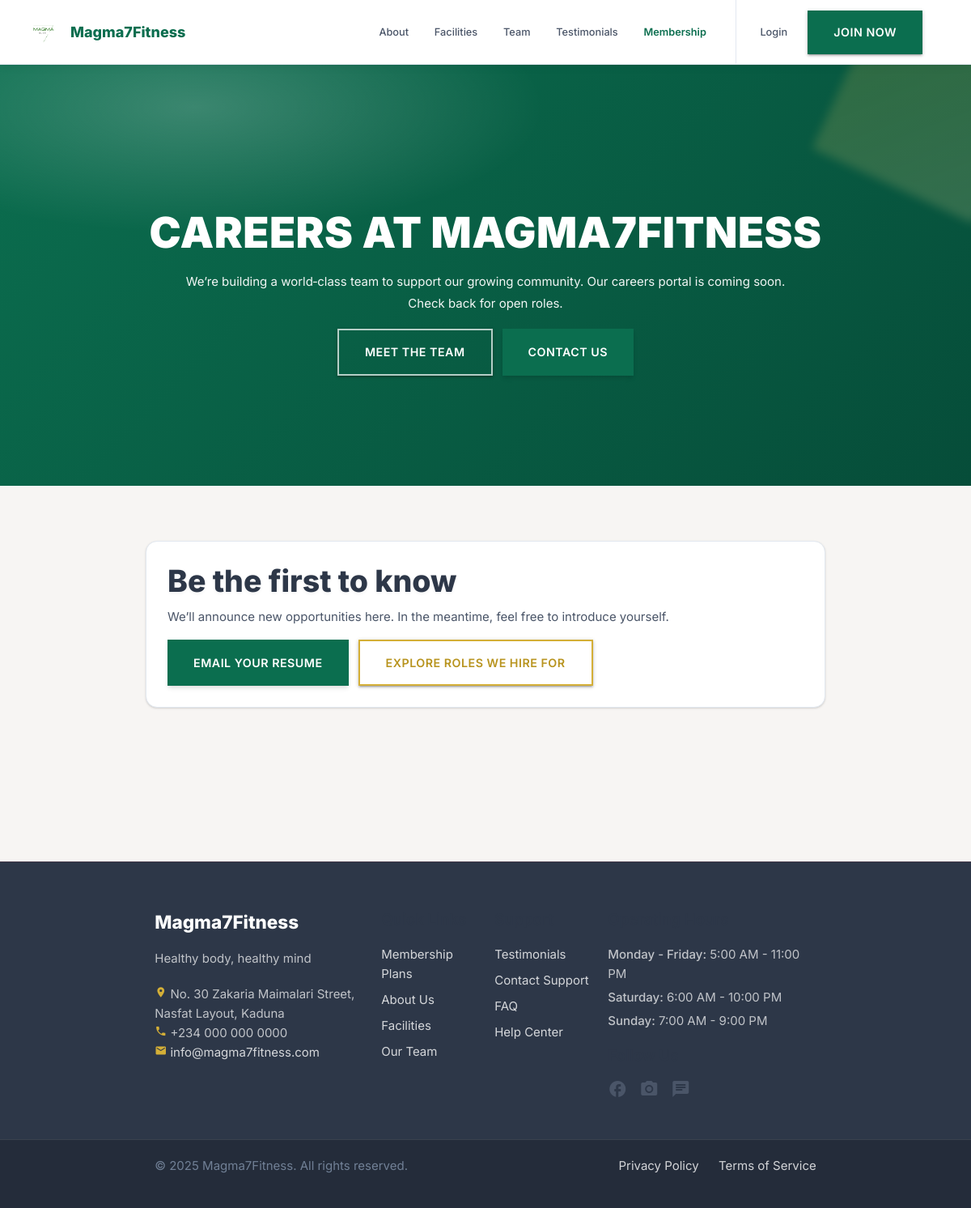
The app's page /careers/ with its own data.
### cms/models.py (models this page shows, shortened)
class SiteSettings(models.Model):
    brand_name = models.CharField(max_length=100, default='Magma7Fitness')
    tagline = models.CharField(max_length=200, blank=True)
    logo = models.ImageField(upload_to='branding/', blank=True, null=True, help_text='Upload logo (PNG/SVG with transparent background)')
    logo_url = models.URLField(blank=True, help_text='OR provide logo URL')
    favicon = models.FileField(upload_to='branding/', blank=True, null=True, help_text='Upload favicon (.ico or .png, 32x32 or 64x64 pixels)', validators=[FileExtensionValidator(allowed_extensions=['ico', 'png'])])
    favicon_url = models.URLField(blank=True, help_text='OR provide favicon URL')
    phone = models.CharField(max_length=30, blank=True)
    email = models.EmailField(blank=True)
    address = models.CharField(max_length=255, blank=True)
    hero_headline = models.CharField(max_length=200, blank=True)
    hero_subtext = models.TextField(blank=True)
    hero_cta_text = models.CharField(max_length=50, blank=True)
    hero_cta_url = models.CharField(max_length=200, blank=True)
    hero_image_url = models.URLField(blank=True)
    free_guide_text = models.CharField(max_length=50, default='Get Now', help_text='Text shown on the free guide button')
    free_guide_url = models.URLField(blank=True, help_text='URL to download or access the free guide (PDF, form, etc.)')
    free_guide_title = models.CharField(max_length=100, default='Free Fitness Guide', blank=True, help_text='Title of the free guide for admin reference')
    free_guide_description = models.TextField(blank=True, help_text='Description of what the free guide contains')
    cta_headline = models.CharField(max_length=200, default='Ready to Start?', help_text='Main headline for CTA section')
    cta_description = models.TextField(default='Join thousands of satisfied members who have transformed their lives at Magma7Fitness', help_text='Description text for CTA section')
    cta_image_url = models.URLField(blank=True, help_text='Background or feature image for CTA section')
    cta_primary_text = models.CharField(max_length=50, default='Sign Up Today', help_text='Text for primary CTA button')
    cta_primary_url = models.CharField(max_length=200, default='/accounts/signup/', help_text='URL for primary CTA button')
    cta_secondary_text = models.CharField(max_length=50, default='Learn More', help_text='Text for secondary CTA button')
    cta_secondary_url = models.CharField(max_length=200, default='/about/', help_text='URL for secondary CTA button')
    primary_color = models.CharField(max_length=7, default='#0b6e4f')  # green
    accent_color = models.CharField(max_length=7, default='#d4af37')   # gold
    light_color = models.CharField(max_length=7, default='#ffffff')    # white
    dark_bg = models.CharField(max_length=7, default='#121416')
    card_bg = models.CharField(max_length=7, default='#1d1f21')
    hero_stat1_icon = models.CharField(max_length=50, default='groups', help_text='Material icon name for first stat')
    hero_stat1_number = models.CharField(max_length=20, default='970+', help_text='Number to display (e.g., 970+, 1K+)')
    hero_stat1_label = models.CharField(max_length=50, default='Members', help_text='Label for first stat')
    hero_stat2_icon = models.CharField(max_length=50, default='sports_gymnastics', help_text='Material icon name for second stat')
    hero_stat2_number = models.CharField(max_length=20, default='135+', help_text='Number to display (e.g., 135+, 200+)')
    hero_stat2_label = models.CharField(max_length=50, default='Programs', help_text='Label for second stat')
    hero_stat3_icon = models.CharField(max_length=50, default='workspace_premium', help_text='Material icon name for third stat')
    hero_stat3_number = models.CharField(max_length=20, default='105+', help_text='Number to display (e.g., 105+, 50+)')
    hero_stat3_label = models.CharField(max_length=50, default='Trainers', help_text='Label for third stat')
    def get_logo_url(self):
        if self.logo:
            return self.logo.url
        return self.logo_url or ''
    def get_favicon_url(self):
        if self.favicon:
            return self.favicon.url
        return self.favicon_url or ''

### core/views.py (the view)
# urls.py: path('careers/', views.careers, name='careers'),
def careers(request):
    return render(request, 'core/careers.html')

### cms/context_processors.py (called while the page is built)
def site_settings(request):
    try:
        settings = SiteSettings.objects.get(pk=1)
    except SiteSettings.DoesNotExist:
        settings = SiteSettings()
    return {
        'site_settings': settings
    }

### core/context_processors.py (called while the page is built)
def settings_vars(request):
    currency = getattr(settings, 'CURRENCY', 'NGN')
    symbols = {
        'NGN': '₦',
        'USD': '$',
        'EUR': '€',
        'GBP': '£',
    }
    return {
        'SITE_NAME': getattr(settings, 'SITE_NAME', 'Magma7Fitness'),
        'CURRENCY': currency,
        'CURRENCY_SYMBOL': symbols.get(currency.upper(), ''),
        'PAYMENTS_ENABLED': getattr(settings, 'PAYMENTS_ENABLED', False),
        'PAYMENT_PROVIDER': getattr(settings, 'PAYMENT_PROVIDER', 'paystack'),
    }

### notifications/context_processors.py (called while the page is built)
def unread_notifications(request):
    if request.user.is_authenticated:
        return {
            'unread_notifications_count': request.user.notifications.filter(is_read=False).count()
        }
    return {'unread_notifications_count': 0}

### core/templates/core/careers.html (shortened to what this page needs)
{% extends 'base.html' %}
{% block content %}
<section style="width: 100vw; margin-left: calc(-50vw + 50%); min-height: 65vh; display: flex; align-items: center; justify-content: center; text-align: center; position: relative; overflow: hidden; padding: 120px 20px 80px; background: linear-gradient(135deg, #0b6e4f 0%, #064d39 100%);">
  <div style="position:absolute; inset:0; opacity:.2; background: radial-gradient(60% 50% at 20% 10%, #fff, transparent 60%);"></div>
  <div style="max-width: 900px; margin: 0 auto; position: relative; z-index: 2;">
    <h1 style="font-size: clamp(2.2rem, 5vw, 3.5rem); font-weight: 900; color: white; margin: 0 auto 1rem auto; text-transform: uppercase; letter-spacing: .5px;">Careers at Magma7Fitness</h1>
    <p style="color: rgba(255,255,255,.95); font-size: clamp(1rem, 1.2vw, 1.2rem); max-width: 760px; margin: 0 auto 1.2rem auto; line-height: 1.8;">
      We’re building a world‑class team to support our growing community. Our careers portal is coming soon. Check back for open roles.
    </p>
    <div style="margin-top: 18px; display:flex; gap:12px; justify-content:center; flex-wrap:wrap;">
      <a href="/team/" class="btn btn-outline waves-effect" style="background: transparent; color: #fff; border:2px solid rgba(255,255,255,.7);">Meet the Team</a>
      <a href="/contact/" class="btn btn-primary waves-effect waves-light">Contact Us</a>
    </div>
  </div>
  <div style="position:absolute; right:-60px; top:-60px; width: 220px; height:220px; background: linear-gradient(135deg, #d4af37, #f4e49c); opacity:.18; transform: rotate(25deg); filter: blur(6px);"></div>
</section>
<section class="section" style="padding: 60px 0; background: var(--light-bg);">
  <div class="container" style="max-width: 900px;">
    <div class="card" style="border-radius: 14px; padding: 26px;">
      <h3 style="margin:0 0 10px 0; font-weight:800; color: var(--text-primary);">Be the first to know</h3>
      <p style="margin:0 0 16px 0; color: var(--text-secondary);">We’ll announce new opportunities here. In the meantime, feel free to introduce yourself.</p>
      <div style="display:flex; gap:12px; flex-wrap:wrap;">
        <a class="btn btn-primary" href="mailto:careers@magma7fitness.com">Email your resume</a>
        <a class="btn btn-outline" href="/team/">Explore roles we hire for</a>
      </div>
    </div>
  </div>
</section>
{% endblock %}

### templates/base.html (shortened to what this page needs)
{% load static %}
<!DOCTYPE html>
<html lang="en">
<head>
  <link href="https://cdnjs.cloudflare.com/ajax/libs/materialize/1.0.0/css/materialize.min.css" rel="stylesheet">
  <link href="{% static 'css/styles.css' %}" rel="stylesheet">
 </head>
<body>
  <nav class="navbar-main">
    <div class="navbar-container">
      <a href="/" class="navbar-logo">
        {% if site_settings.get_logo_url %}
          <img src="{{ site_settings.get_logo_url }}" alt="{{ site_settings.brand_name|default:'Magma7Fitness' }}" class="logo-img">
          <span class="logo-text">{{ site_settings.brand_name|default:"Magma7Fitness" }}</span>
        {% else %}
          <span class="logo-text">{{ site_settings.brand_name|default:"Magma7Fitness" }}</span>
        {% endif %}
      </a>
      <div class="navbar-menu">
        <ul class="navbar-nav">
          <li><a href="/about/" class="nav-item">About</a></li>
          <li><a href="/facilities/" class="nav-item">Facilities</a></li>
          <li><a href="/team/" class="nav-item">Team</a></li>
          <li><a href="/cms/testimonials/" class="nav-item">Testimonials</a></li>
          <li><a href="/memberships/plans/" class="nav-item nav-item-highlight">Membership</a></li>
        </ul>
        <div class="navbar-auth">
          {% if user.is_authenticated %}
            <a href="/notifications/" class="nav-notification">
              <i class="material-icons">notifications</i>
              {% if unread_notifications_count %}
                <span class="notification-badge">{{ unread_notifications_count }}</span>
              {% endif %}
            </a>
            <a href="/memberships/dashboard/" class="nav-item">Dashboard</a>
            <a href="/accounts/logout/" class="btn btn-outline-nav">Logout</a>
          {% else %}
            <a href="/accounts/login/" class="nav-item">Login</a>
            <a href="/accounts/signup/" class="btn btn-primary-nav">Join Now</a>
          {% endif %}
        </div>
      </div>
    </div>
  </nav>
  <main>
    {% block content %}{% endblock %}
  </main>
  <footer class="page-footer">
    <div class="container">
      <div class="row" style="padding: 40px 0 20px 0;">
        <div class="col s12 m6 l4">
          <h5 style="color: white; font-weight: 800; margin-bottom: 20px;">
            {{ site_settings.brand_name|default:"Magma7 Fitness Center" }}
          </h5>
          <p class="footer-light" style="line-height: 1.6; margin-bottom: 20px;">
            {% if site_settings.tagline %}
              {{ site_settings.tagline }}
            {% else %}
              Transform your body and mind with professional training, state-of-the-art equipment, and a supportive community.
            {% endif %}
          </p>
          {% if site_settings.address %}
          <p class="footer-light">
            <i class="material-icons tiny" style="color: var(--accent-gold);">location_on</i>
            {{ site_settings.address }}
          </p>
          {% endif %}
          {% if site_settings.phone %}
          <p class="footer-light">
            <i class="material-icons tiny" style="color: var(--accent-gold);">phone</i>
            {{ site_settings.phone }}
          </p>
          {% endif %}
          {% if site_settings.email %}
          <p class="footer-light">
            <i class="material-icons tiny" style="color: var(--accent-gold);">email</i>
            <a href="mailto:{{ site_settings.email }}" class="footer-link">{{ site_settings.email }}</a>
          </p>
          {% endif %}
        </div>
        <div class="col s12 m6 l2">
          <h6 style="color: var(--text-primary); font-weight: 600; margin-bottom: 20px;">Quick Links</h6>
          <ul style="list-style: none; padding: 0;">
            <li style="margin-bottom: 8px;"><a class="footer-link" href="/memberships/plans/">Membership Plans</a></li>
            <li style="margin-bottom: 8px;"><a class="footer-link" href="/about/">About Us</a></li>
            <li style="margin-bottom: 8px;"><a class="footer-link" href="/facilities/">Facilities</a></li>
            <li style="margin-bottom: 8px;"><a class="footer-link" href="/team/">Our Team</a></li>
          </ul>
        </div>
        <div class="col s12 m6 l2">
          <h6 style="color: var(--text-primary); font-weight: 600; margin-bottom: 20px;">Support</h6>
          <ul style="list-style: none; padding: 0;">
            <li style="margin-bottom: 8px;"><a class="footer-link" href="/cms/testimonials/">Testimonials</a></li>
            <li style="margin-bottom: 8px;"><a class="footer-link" href="/contact/">Contact Support</a></li>
            <li style="margin-bottom: 8px;"><a class="footer-link" href="/faq/">FAQ</a></li>
            <li style="margin-bottom: 8px;"><a class="footer-link" href="/help/">Help Center</a></li>
          </ul>
        </div>
        <div class="col s12 m6 l4">
          <h6 style="color: var(--text-primary); font-weight: 600; margin-bottom: 20px;">Operating Hours</h6>
          <div style="margin-bottom: 20px;">
            <p class="footer-light" style="margin-bottom: 5px;"><strong>Monday - Friday:</strong> 5:00 AM - 11:00 PM</p>
            <p class="footer-light" style="margin-bottom: 5px;"><strong>Saturday:</strong> 6:00 AM - 10:00 PM</p>
            <p class="footer-light" style="margin-bottom: 5px;"><strong>Sunday:</strong> 7:00 AM - 9:00 PM</p>
          </div>
          <h6 style="color: var(--text-primary); font-weight: 600; margin-bottom: 15px;">Follow Us</h6>
          <div style="display: flex; gap: 15px;">
            <a href="#" style="color: var(--text-secondary); font-size: 1.5rem; transition: color 0.3s;"
               onmouseover="this.style.color='var(--primary-red)'"
               onmouseout="this.style.color='var(--text-secondary)'">
              <i class="material-icons">facebook</i>
            </a>
            <a href="#" style="color: var(--text-secondary); font-size: 1.5rem; transition: color 0.3s;"
               onmouseover="this.style.color='var(--primary-red)'"
               onmouseout="this.style.color='var(--text-secondary)'">
              <i class="material-icons">camera_alt</i>
            </a>
            <a href="#" style="color: var(--text-secondary); font-size: 1.5rem; transition: color 0.3s;"
               onmouseover="this.style.color='var(--primary-red)'"
               onmouseout="this.style.color='var(--text-secondary)'">
              <i class="material-icons">chat</i>
            </a>
          </div>
        </div>
      </div>
    </div>
    <div class="footer-copy">
      <div class="container">
        <div class="row" style="align-items: center;">
          <div class="col s12 m6">
            <p style="margin: 0; color: var(--text-muted);">
              © <span id="year"></span> {{ site_settings.brand_name|default:"Magma7Fitness" }}. All rights reserved.
            </p>
          </div>
          <div class="col s12 m6" style="text-align: right;">
            <a href="/privacy/" class="footer-link" style="margin-right: 20px;">Privacy Policy</a>
            <a href="/terms/" class="footer-link">Terms of Service</a>
          </div>
        </div>
      </div>
    </div>
  </footer>
</body>
</html>

### records on screen
SiteSettings: get_logo_url (picture), brand_name "Magma7Fitness", tagline "Healthy body, healthy mind", address "No. 30 Zakaria Maimalari Street, Nasfat Layout, Kaduna", phone "+234 000 000 0000", email "info@magma7fitness.com"
